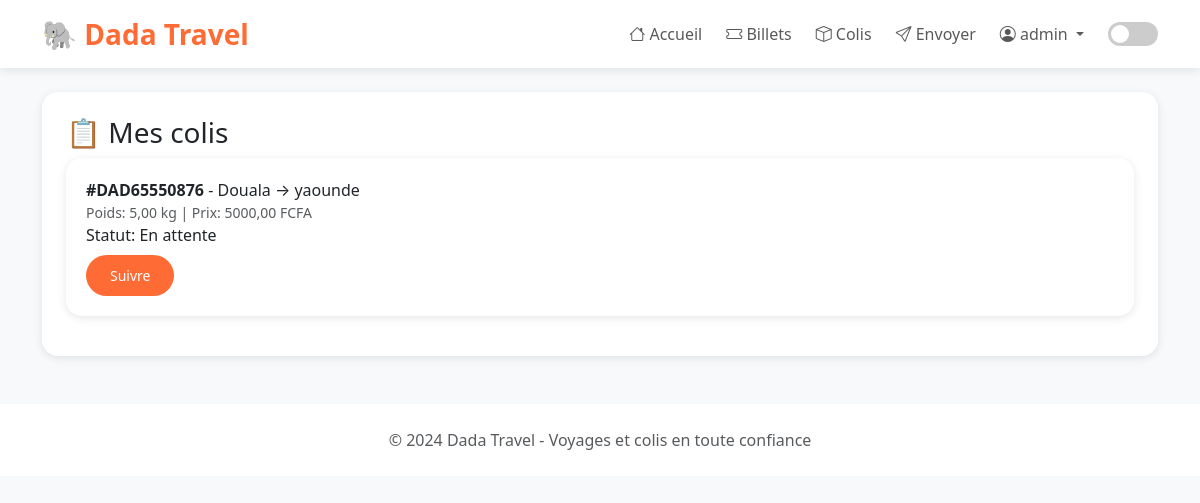
The app's page /parcels/my-parcels/ (signed in) with its own data.
### accounts/models.py (models this page shows, shortened)
class User(AbstractUser):
    USER_TYPE = (
        ('client', 'Client voyageur'),
        ('agency', 'Agence de transport'),
    )
    user_type = models.CharField(max_length=10, choices=USER_TYPE, default='client')
    phone = models.CharField(max_length=20, blank=True)
    address = models.TextField(blank=True)
    groups = models.ManyToManyField(
        'auth.Group',
        related_name='accounts_user_set',
        blank=True,
    )
    user_permissions = models.ManyToManyField(
        'auth.Permission',
        related_name='accounts_user_set',
        blank=True,
    )

### parcels/models.py (models this page shows, shortened)
class Parcel(models.Model):
    STATUS_CHOICES = [
        ('pending', 'En attente'),
        ('picked_up', 'Récupéré'),
        ('in_transit', 'En transit'),
        ('delivered', 'Livré'),
    ]
    tracking_number = models.CharField(max_length=50, unique=True, editable=False)
    sender = models.ForeignKey(settings.AUTH_USER_MODEL, on_delete=models.CASCADE, related_name='sent_parcels')
    receiver_name = models.CharField(max_length=100)
    receiver_phone = models.CharField(max_length=20)
    receiver_address = models.TextField()
    departure_city = models.CharField(max_length=100)
    arrival_city = models.CharField(max_length=100)
    weight = models.DecimalField(max_digits=5, decimal_places=2)
    description = models.TextField(blank=True)
    status = models.CharField(max_length=20, choices=STATUS_CHOICES, default='pending')
    price = models.DecimalField(max_digits=10, decimal_places=2)
    created_at = models.DateTimeField(auto_now_add=True)
    updated_at = models.DateTimeField(auto_now=True)

### parcels/views.py (the view)
# urls.py: path('my-parcels/', views.my_parcels, name='my_parcels'),
@login_required
def my_parcels(request):
    parcels = Parcel.objects.filter(sender=request.user).order_by('-created_at')
    return render(request, 'parcels/my_parcels.html', {'parcels': parcels})

### parcels/templates/parcels/my_parcels.html
{% extends 'core/base.html' %}
{% block content %}
<div class="card p-4">
    <h3>📋 Mes colis</h3>
    {% for parcel in parcels %}
    <div class="trip-card">
        <div><strong>#{{ parcel.tracking_number }}</strong> - {{ parcel.departure_city }} → {{ parcel.arrival_city }}</div>
        <div class="small text-muted">Poids: {{ parcel.weight }} kg | Prix: {{ parcel.price }} FCFA</div>
        <div>Statut: {{ parcel.get_status_display }}</div>
        <a href="{% url 'track_parcel' parcel.tracking_number %}" class="btn btn-sm btn-primary mt-2">Suivre</a>
    </div>
    {% empty %}
    <div class="alert alert-info">Aucun colis</div>
    {% endfor %}
</div>
{% endblock %}

### core/templates/core/base.html (shortened to what this page needs)
<!DOCTYPE html>
<html lang="fr" data-bs-theme="light">
<head>
    <link href="https://cdn.jsdelivr.net/npm/bootstrap@5.3.0/dist/css/bootstrap.min.css" rel="stylesheet">
    <link rel="stylesheet" href="https://cdn.jsdelivr.net/npm/bootstrap-icons@1.11.3/font/bootstrap-icons.min.css">
</head>
<body>
<nav class="navbar navbar-expand-lg">
    <div class="container">
        <a class="navbar-brand fw-bold fs-3" href="/" style="color: #FF6B35;">
            🐘 Dada Travel
        </a>
        <div class="collapse navbar-collapse" id="navbarNav">
            <ul class="navbar-nav ms-auto align-items-center gap-2">
                {% if user.is_authenticated %}
                    <li><a href="/" class="nav-link"><i class="bi bi-house"></i> Accueil</a></li>
                    <li><a href="/travels/my-bookings/" class="nav-link"><i class="bi bi-ticket"></i> Billets</a></li>
                    <li><a href="/parcels/my-parcels/" class="nav-link"><i class="bi bi-box"></i> Colis</a></li>
                    <li><a href="/parcels/send/" class="nav-link"><i class="bi bi-send"></i> Envoyer</a></li>
                    <li class="nav-item dropdown">
                        <a class="nav-link dropdown-toggle" href="#" id="userDropdown" role="button" data-bs-toggle="dropdown">
                            <i class="bi bi-person-circle"></i> {{ user.username }}
                        </a>
                    </li>
                {% else %}
                    <li><a href="{% url 'login' %}" class="btn btn-outline-primary">Connexion</a></li>
                    <li><a href="{% url 'register' %}" class="btn btn-primary">Inscription</a></li>
                {% endif %}
                <li class="ms-2">
                    <label class="theme-switch">
                        <span class="slider"></span>
                    </label>
                </li>
            </ul>
        </div>
    </div>
</nav>
<div class="container mt-4">
    {% block content %}
    {% endblock %}
</div>
<footer>
    <div class="container">
        <p class="mb-0 opacity-75">© 2024 Dada Travel - Voyages et colis en toute confiance</p>
    </div>
</footer>
</body>
</html>

### core/templates/core/base.html (style rules this page uses)
body { transition: background-color 0.3s ease, color 0.3s ease; }
.card, .navbar, .trip-card, footer { transition: all 0.3s ease; }
[data-bs-theme="light"] { --bg-color: #f8f9fa; --card-bg: #ffffff; --text-color: #212529; }
body { background: var(--bg-color); color: var(--text-color); min-height: 100vh; }
.navbar { background: var(--card-bg) !important; box-shadow: 0 2px 10px rgba(0,0,0,0.1); }
.card, .trip-card { background: var(--card-bg); border: none; border-radius: 16px; box-shadow: 0 2px 8px rgba(0,0,0,0.1); transition: transform 0.2s ease; }
.btn-primary { background: #FF6B35; border: none; border-radius: 50px; padding: 10px 24px; font-weight: 500; }
.trip-card { padding: 1.25rem; margin-bottom: 1rem; }
footer { background: var(--card-bg); margin-top: 3rem; padding: 1.5rem 0; text-align: center; }
.theme-switch { position: relative; display: inline-block; width: 50px; height: 24px; }
.slider { position: absolute; cursor: pointer; top: 0; left: 0; right: 0; bottom: 0; background-color: #ccc; transition: 0.4s; border-radius: 34px; }
.slider:before { position: absolute; content: ""; height: 18px; width: 18px; left: 3px; bottom: 3px; background-color: white; transition: 0.4s; border-radius: 50%; }

### records on screen
User: username "admin"
Parcel: tracking_number "DAD65550876", departure_city "Douala", arrival_city "yaounde", weight "5,00", price "5000,00", status "En attente"
